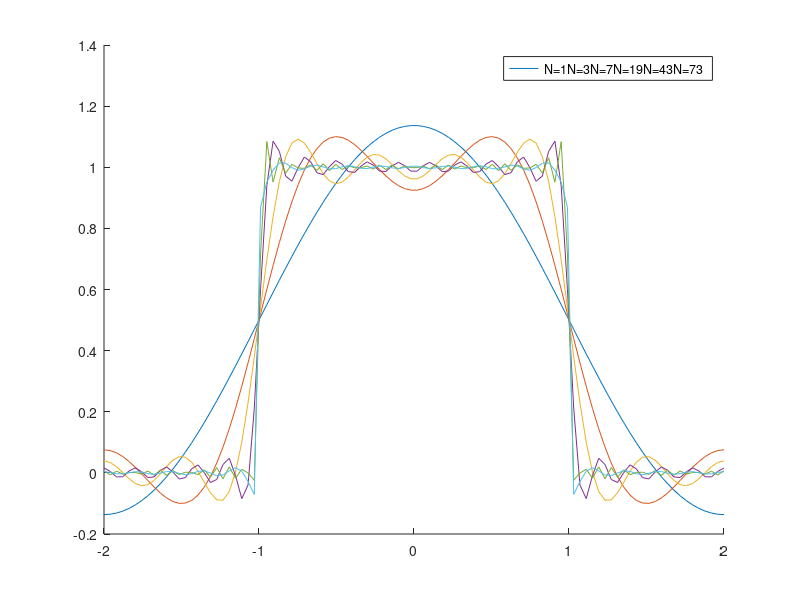

MATLAB code to generate this figure:
%   EE387
%   E/14/158 gihanchanaka@gmail.com
clc
close all;
clear all;
N=[1,3,7,19,43,79];
overshoot=zeros(1,6);
t=linspace(-2,2);
w=2*pi/4;
figure;
hold on;
for idx = 1:6
    x=zeros(1,100);
    for tt = 1:100
        n = (-1*N(idx)):N(idx);
        a=sin(w*n)./(w*n);
        a(N(idx)+1)=1;
        e=exp(1i*w*n*t(tt));
        x(tt)=0.5*sum(a.*e);
        
    end
    
    overshoot(idx)=max(x);
    
    plot(t,real(x));
    
end

legend(["N=1","N=3","N=7","N=19","N=43","N=73"])
overshoot=real((overshoot-1)*100);